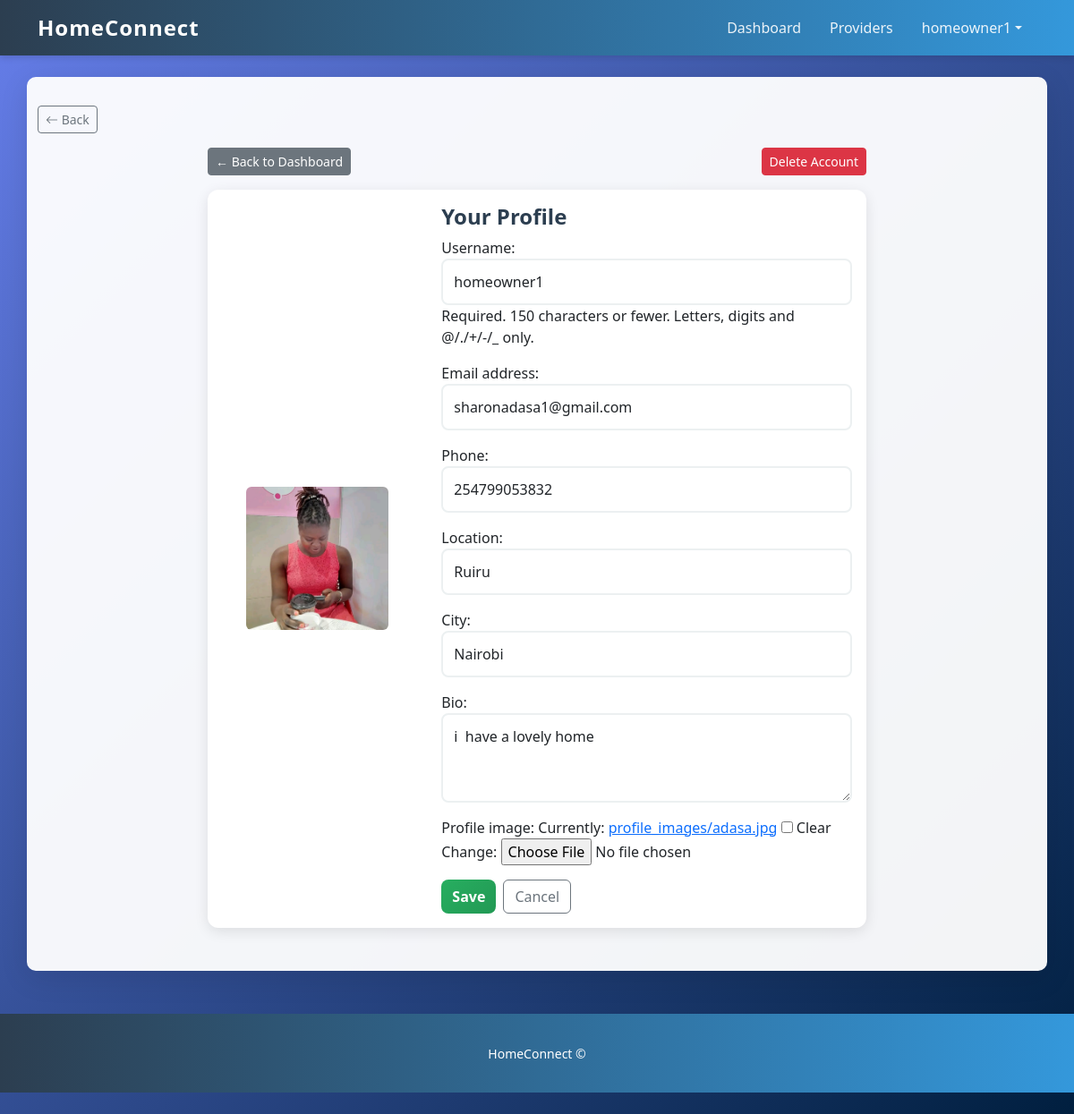
The app's page /profile/ (signed in) with its own data.
### accounts/models.py (models this page shows, shortened)
class User(AbstractUser):
    USER_TYPES = [
        ('homeowner', 'Homeowner'),
        ('service_provider', 'Service Provider'),
    ]
    user_type = models.CharField(
        max_length=20,
        choices=USER_TYPES,
        default='homeowner'
    )
    bio = models.TextField(blank=True, null=True)
    profile_image = models.ImageField(
        upload_to='profile_images/',
        blank=True,
        null=True
    )
    phone = models.CharField(max_length=30, blank=True, null=True)
    location = models.CharField(max_length=255, blank=True, null=True)
    city = models.CharField(max_length=100, blank=True, null=True)
    services = models.ManyToManyField(
        Service,
        related_name='users',
        blank=True
    )

### accounts/views.py (the view)
# urls.py: path('profile/', views.profile_view, name='profile'),
@login_required
def profile_view(request):
    if request.user.user_type == "service_provider":
        return redirect("accounts:provider_dashboard")
    form = UserProfileForm(
        request.POST or None,
        request.FILES or None,
        instance=request.user
    )
    if request.method == "POST":
        if form.is_valid():
            form.save()
            messages.success(request, "Profile updated successfully.")
            return redirect("accounts:profile")
    return render(request, "accounts/profile.html", {"form": form})

### accounts/forms.py
class UserProfileForm(forms.ModelForm):
    class Meta:
        model = User
        fields = ('username', 'email', 'phone', 'location', 'city', 'bio', 'profile_image')
        widgets = {
            'username': forms.TextInput(attrs={'class': 'form-control'}),
            'email': forms.EmailInput(attrs={'class': 'form-control'}),
            'phone': forms.TextInput(attrs={'class': 'form-control'}),
            'location': forms.TextInput(attrs={'class': 'form-control'}),
            'city': forms.TextInput(attrs={'class': 'form-control'}),
            'bio': forms.Textarea(attrs={'class': 'form-control', 'rows': 3}),
        }

### templates/accounts/profile.html (shortened to what this page needs)
{% extends 'base.html' %}
{% load static %}
{% block content %}
<div class="row justify-content-center">
  <div class="col-md-8">
    <div class="mb-3 d-flex justify-content-between">
      <a href="{% url 'services:dashboard' %}" class="btn btn-secondary btn-sm">
        ← Back to Dashboard
      </a>
      <a href="{% url 'accounts:delete_account' %}" class="btn btn-danger btn-sm"
         onclick="return confirm('Are you sure you want to delete your account? This action is permanent.');">
        Delete Account
      </a>
    </div>
    <div class="card mb-3">
      <div class="row g-0">
        <div class="col-md-4 d-flex align-items-center justify-content-center p-3">
          {% if user.profile_image %}
            <img src="{{ user.profile_image.url }}" class="img-fluid rounded"
                 alt="Profile image" style="max-height: 160px; object-fit: cover;">
          {% else %}
            <img src="{% static 'img/default_avatar.svg' %}" class="img-fluid rounded"
                 alt="Default avatar" style="width:140px;height:140px;object-fit:cover;">
          {% endif %}
        </div>
        <div class="col-md-8">
          <div class="card-body">
            <h4 class="card-title">Your Profile</h4>
            <form method="post" enctype="multipart/form-data">
              {{ form.as_p }}
              <div class="d-flex mt-3">
                <button type="submit" class="btn btn-success me-2">Save</button>
                <a href="{% url 'services:dashboard' %}" class="btn btn-outline-secondary">Cancel</a>
              </div>
            </form>
          </div>
        </div>
      </div>
    </div>
  </div>
</div>
{% endblock %}

### templates/base.html (shortened to what this page needs)
{% load static %}
<!doctype html>
<html lang="en">
  <head>
    <link href="https://cdn.jsdelivr.net/npm/bootstrap@5.3.2/dist/css/bootstrap.min.css" rel="stylesheet">
    <link rel="stylesheet" href="https://cdn.jsdelivr.net/npm/bootstrap-icons@1.11.1/font/bootstrap-icons.css">
    <link rel="stylesheet" href="{% static 'css/style.css' %}">
  </head>
  <body>
    <nav class="navbar navbar-expand-lg navbar-light bg-light">
      <div class="container">
        <a class="navbar-brand" href="/">HomeConnect</a>
        <div class="collapse navbar-collapse" id="navmenu">
          <ul class="navbar-nav ms-auto">
            {% if user.is_authenticated %}
              <li class="nav-item"><a class="nav-link" href="{% url 'services:dashboard' %}">Dashboard</a></li>
              <li class="nav-item"><a class="nav-link" href="{% url 'services:providers' %}">Providers</a></li>
              <li class="nav-item dropdown">
                <a class="nav-link dropdown-toggle" href="#" id="userMenu" role="button" data-bs-toggle="dropdown" aria-expanded="false">{{ user.username }}</a>
              </li>
            {% else %}
              <li class="nav-item"><a class="nav-link" href="{% url 'accounts:login' %}">Login</a></li>
              <li class="nav-item"><a class="nav-link" href="{% url 'accounts:register' %}">Register</a></li>
            {% endif %}
          </ul>
        </div>
      </div>
    </nav>
    <main class="container mt-4">
      <div class="mb-3">
        <button class="btn btn-outline-secondary btn-sm" onclick="window.history.back()">
          <i class="bi bi-arrow-left"></i> Back
        </button>
      </div>
      {% block content %}{% endblock %}
    </main>
    <footer class="text-center mt-5 mb-4">
      <small>HomeConnect &copy; {{ now.year }}</small>
    </footer>
  </body>
</html>

### static/css/style.css (style rules this page uses)
:root { --primary-color: #2c3e50; --secondary-color: #3498db; --accent-color: #e74c3c; --light-bg: #ecf0f1; --dark-text: #2c3e50; }
body { background: linear-gradient(135deg, #667eea 0%, #001f3f 100%); min-height: 100vh; font-family: 'Segoe UI', Tahoma, Geneva, Verdana, sans-serif; color: var(--dark-text); }
main { background-color: rgba(255, 255, 255, 0.95); border-radius: 10px; padding: 2rem; margin-top: 2rem; box-shadow: 0 8px 32px rgba(0, 0, 0, 0.1); }
.navbar { background: linear-gradient(90deg, var(--primary-color) 0%, var(--secondary-color) 100%) !important; box-shadow: 0 2px 8px rgba(0, 0, 0, 0.15); }
.navbar-brand { font-weight: 700; font-size: 1.5rem; color: white !important; letter-spacing: 1px; }
.nav-link { color: rgba(255, 255, 255, 0.9) !important; transition: color 0.3s ease; margin: 0 0.5rem; }
.card { border: none; border-radius: 12px; box-shadow: 0 4px 15px rgba(0, 0, 0, 0.1); transition: transform 0.3s ease, box-shadow 0.3s ease; }
.card-title { color: var(--primary-color); font-weight: 600; }
.btn-success { background: linear-gradient(135deg, #27ae60 0%, #229954 100%); border: none; border-radius: 8px; font-weight: 600; }
.form-control { border: 2px solid #ecf0f1; border-radius: 8px; padding: 0.75rem; transition: border-color 0.3s ease, box-shadow 0.3s ease; }
footer { background: linear-gradient(90deg, var(--primary-color) 0%, var(--secondary-color) 100%); color: white; padding: 2rem 0; margin-top: 3rem; }

### records on screen
User: username "homeowner1", profile_image (picture), email "sharonadasa1@gmail.com", phone "254799053832", location "Ruiru", city "Nairobi", bio "i have a lovely home"
